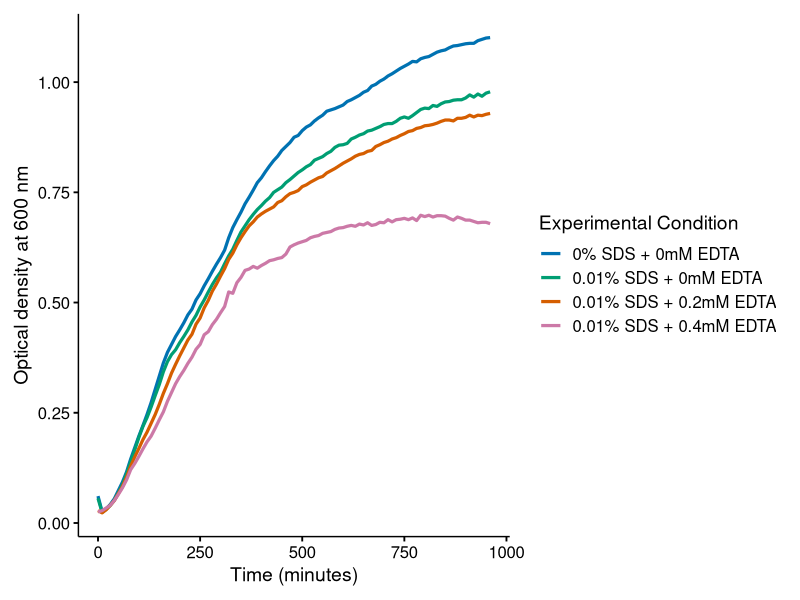

Reproduce this figure in R.
### supplemental growth curve - WT + BrkA



library(tidyverse)

#set up plot aesthetics - keep consistent across plots
x_order <- c("PC", "E0", "E2", "E4")
x_names <- c("0% SDS + 0mM EDTA", "0.01% SDS + 0mM EDTA", "0.01% SDS + 0.2mM EDTA", "0.01% SDS + 0.4mM EDTA")
colours <-c("#0072B2", "#009E73", "#D55E00", "#CC79A7")

#read data
wtbrka <- read_csv('all growth curves - WTBrkA.csv')

#calculate technical replicate averages to get biological replicates
wtbrka_bioreps <- wtbrka |>
  group_by(time) |>
  summarize(PC1 = mean(PC1.1:PC1.3),
            PC2 = mean(PC2.1:PC2.2),
            PC3 = mean(PC3.1:PC3.2),
            PC4 = mean(PC4.1:PC4.2),
            E0.1 = mean(E0.1.1:E0.1.3),
            E0.2 = mean(E0.2.1:E0.2.2),
            E0.3 = mean(E0.3.1:E0.3.2),
            E0.4 = mean(E0.4.1:E0.4.2),
            E2.1 = mean(E2.1.1:E2.1.3),
            E2.2 = mean(E2.2.1:E2.2.2),
            E2.3 = mean(E2.3.1:E2.3.2),
            E2.4 = mean(E2.4.1:E2.4.2),
            E4.1 = mean(E4.1.1:E4.1.3),
            E4.2 = mean(E4.2.1:E4.2.2),
            E4.3 = mean(E4.3.1:E4.3.2),
            E4.4 = mean(E4.4.1:E4.4.2))

#calculate biological replicate averages
wtbrka_avg <- wtbrka_bioreps |>
  group_by(time) |>
  summarize(PC = mean(PC1:PC4),
            E0 = mean(E0.1:E0.4),
            E2 = mean(E2.1:E2.4),
            E4 = mean(E4.1:E4.4)) |>
  gather(conc, od, -time) |>
  add_column(n = c(1:388)) #make column with unrepeated values for full_join to work

#calculate standard deviations
wtbrka_sd <- wtbrka_bioreps |>
  group_by(time) |>
  summarize(PC_sd = sd(c_across(PC1:PC4)),
            E0_sd = sd(c_across(E0.1:E0.4)),
            E2_sd = sd(c_across(E2.1:E2.4)),
            E4_sd = sd(c_across(E4.1:E4.4))) |>
  gather(conc_sd, sd, -time) |>
  add_column(n = c(1:388)) #make column with unrepeated values for full_join to work

#join od and sd and make clean dataframe
wtbrka_clean <- full_join(wtbrka_avg, wtbrka_sd) |>
  select(!(n:conc_sd))

#reorder data by EDTA concentration condition
wtbrka_clean$conc <- factor(wtbrka_clean$conc , levels = x_order)

#plot growth curves
growth_curve_wtbrka <- ggplot(wtbrka_clean) +
  
  geom_line(aes(x = time, y = od, colour = conc), linewidth = 1.1) +
  
  xlab('Time (minutes)') +
  ylab('Optical density at 600 nm') +
  labs(colour = 'Experimental Condition') +
  
  scale_colour_manual(values = colours, labels = x_names) +
  
  scale_y_continuous(
    breaks = seq(0, 1.25, by = 0.25),
    expand = expansion(mult = c(0.05, 0.05))
  ) +
  
  theme_minimal(base_size = 14) +
  theme(
    panel.grid.major.x = element_blank(),
    panel.grid.major.y = element_blank(),
    panel.grid.minor = element_blank(),
    panel.background = element_blank(),
    plot.background = element_blank(),
    axis.line = element_line(color = "black", linewidth = 0.5),
    axis.ticks = element_line(color = "black"),
    axis.text = element_text(color = "black", size = 12),
    axis.title = element_text(size = 14),
    legend.title = element_text(size = 14),
    legend.text = element_text(size = 12),
    plot.margin = margin(10, 10, 10, 10)
  )
growth_curve_wtbrka
